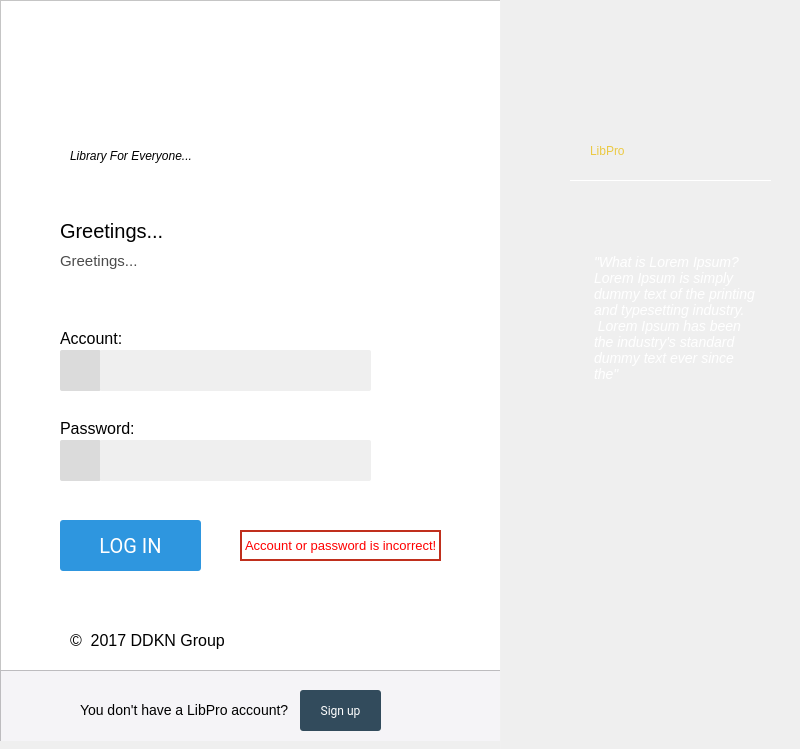
<?xml version="1.0" encoding="UTF-8"?>
<ui version="4.0">
 <class>LoginForm</class>
 <widget class="QDialog" name="LoginForm">
  <property name="geometry">
   <rect>
    <x>0</x>
    <y>0</y>
    <width>800</width>
    <height>749</height>
   </rect>
  </property>
  <property name="windowTitle">
   <string>Dialog</string>
  </property>
  <property name="styleSheet">
   <string notr="true">QLabel {font-family: Roboto;}
QLineEdit {font-family: Roboto;}

background-color: white;
</string>
  </property>
  <widget class="QFrame" name="frame">
   <property name="geometry">
    <rect>
     <x>0</x>
     <y>0</y>
     <width>501</width>
     <height>741</height>
    </rect>
   </property>
   <property name="styleSheet">
    <string notr="true">#frame
{
background-color: white;
}
#login{
font-size: 20px;
font-family: Roboto; 
background-color: rgb(46, 150, 223);
border: 0;
color: white;
border-radius: 3px;
}
#login:hover 
{
background-color: rgb(0, 189, 155);
}
</string>
   </property>
   <property name="frameShape">
    <enum>QFrame::StyledPanel</enum>
   </property>
   <property name="frameShadow">
    <enum>QFrame::Raised</enum>
   </property>
   <widget class="QLabel" name="label">
    <property name="geometry">
     <rect>
      <x>70</x>
      <y>50</y>
      <width>91</width>
      <height>91</height>
     </rect>
    </property>
    <property name="styleSheet">
     <string notr="true"/>
    </property>
    <property name="text">
     <string/>
    </property>
    <property name="pixmap">
     <pixmap resource="LIBPRO.qrc">:/icon/Resources/icon/logo.png</pixmap>
    </property>
    <property name="scaledContents">
     <bool>true</bool>
    </property>
   </widget>
   <widget class="QLabel" name="label_2">
    <property name="geometry">
     <rect>
      <x>70</x>
      <y>140</y>
      <width>231</width>
      <height>31</height>
     </rect>
    </property>
    <property name="styleSheet">
     <string notr="true">font: 25 12pt &quot;Roboto&quot;;
font-style: italic;</string>
    </property>
    <property name="text">
     <string>Library For Everyone...</string>
    </property>
   </widget>
   <widget class="QLabel" name="greeting">
    <property name="geometry">
     <rect>
      <x>60</x>
      <y>210</y>
      <width>281</width>
      <height>41</height>
     </rect>
    </property>
    <property name="styleSheet">
     <string notr="true">font-size: 20px;</string>
    </property>
    <property name="text">
     <string>Greetings...</string>
    </property>
   </widget>
   <widget class="QLabel" name="subgreeting">
    <property name="geometry">
     <rect>
      <x>60</x>
      <y>250</y>
      <width>421</width>
      <height>21</height>
     </rect>
    </property>
    <property name="styleSheet">
     <string notr="true">font-size: 15px;
color: rgb(75, 75, 75);</string>
    </property>
    <property name="text">
     <string>Greetings...</string>
    </property>
   </widget>
   <widget class="QLabel" name="label_5">
    <property name="geometry">
     <rect>
      <x>60</x>
      <y>330</y>
      <width>71</width>
      <height>16</height>
     </rect>
    </property>
    <property name="styleSheet">
     <string notr="true">background-color: white;
font-size: 16px;</string>
    </property>
    <property name="text">
     <string>Account:</string>
    </property>
   </widget>
   <widget class="QPushButton" name="login">
    <property name="geometry">
     <rect>
      <x>60</x>
      <y>520</y>
      <width>141</width>
      <height>51</height>
     </rect>
    </property>
    <property name="styleSheet">
     <string notr="true"/>
    </property>
    <property name="text">
     <string>LOG IN</string>
    </property>
   </widget>
   <widget class="QLabel" name="label_7">
    <property name="geometry">
     <rect>
      <x>70</x>
      <y>630</y>
      <width>181</width>
      <height>21</height>
     </rect>
    </property>
    <property name="styleSheet">
     <string notr="true">font-size: 16px;</string>
    </property>
    <property name="text">
     <string>©  2017 DDKN Group</string>
    </property>
   </widget>
   <widget class="QFrame" name="frame_2">
    <property name="geometry">
     <rect>
      <x>0</x>
      <y>670</y>
      <width>501</width>
      <height>81</height>
     </rect>
    </property>
    <property name="styleSheet">
     <string notr="true">background-color: rgb(245, 244, 247)</string>
    </property>
    <property name="frameShape">
     <enum>QFrame::StyledPanel</enum>
    </property>
    <property name="frameShadow">
     <enum>QFrame::Raised</enum>
    </property>
    <widget class="QLabel" name="label_8">
     <property name="geometry">
      <rect>
       <x>80</x>
       <y>30</y>
       <width>211</width>
       <height>20</height>
      </rect>
     </property>
     <property name="styleSheet">
      <string notr="true">font-size: 14px;</string>
     </property>
     <property name="text">
      <string>You don't have a LibPro account?</string>
     </property>
    </widget>
    <widget class="QPushButton" name="signup">
     <property name="geometry">
      <rect>
       <x>300</x>
       <y>20</y>
       <width>81</width>
       <height>41</height>
      </rect>
     </property>
     <property name="styleSheet">
      <string notr="true">#signup{
font-size: 12px;
font-family: Roboto; 
background-color: rgb(50, 75, 92);
border: 0;
color: white;
border-radius: 3px;
}
#signup:hover 
{
background-color: rgb(0, 189, 155);
}</string>
     </property>
     <property name="text">
      <string>Sign up</string>
     </property>
    </widget>
   </widget>
   <widget class="QPushButton" name="pushButton">
    <property name="geometry">
     <rect>
      <x>60</x>
      <y>350</y>
      <width>41</width>
      <height>41</height>
     </rect>
    </property>
    <property name="styleSheet">
     <string notr="true">background-color: rgb(219, 219, 219);
border-radius: 2px;</string>
    </property>
    <property name="text">
     <string/>
    </property>
    <property name="icon">
     <iconset resource="LIBPRO.qrc">
      <normaloff>:/icon/Resources/icon/19073730_1922262664698614_862710217_n.png</normaloff>:/icon/Resources/icon/19073730_1922262664698614_862710217_n.png</iconset>
    </property>
    <property name="iconSize">
     <size>
      <width>27</width>
      <height>27</height>
     </size>
    </property>
   </widget>
   <widget class="QPushButton" name="pushButton_2">
    <property name="geometry">
     <rect>
      <x>60</x>
      <y>440</y>
      <width>41</width>
      <height>41</height>
     </rect>
    </property>
    <property name="styleSheet">
     <string notr="true">background-color: rgb(219, 219, 219);
border-radius: 2px;</string>
    </property>
    <property name="text">
     <string/>
    </property>
    <property name="icon">
     <iconset resource="LIBPRO.qrc">
      <normaloff>:/icon/Resources/icon/padlock (1).png</normaloff>:/icon/Resources/icon/padlock (1).png</iconset>
    </property>
    <property name="iconSize">
     <size>
      <width>27</width>
      <height>30</height>
     </size>
    </property>
   </widget>
   <widget class="QLabel" name="label_6">
    <property name="geometry">
     <rect>
      <x>60</x>
      <y>420</y>
      <width>101</width>
      <height>16</height>
     </rect>
    </property>
    <property name="styleSheet">
     <string notr="true">background-color: white;
font-size: 16px;</string>
    </property>
    <property name="text">
     <string>Password:</string>
    </property>
   </widget>
   <widget class="QLineEdit" name="lineEdit">
    <property name="geometry">
     <rect>
      <x>100</x>
      <y>350</y>
      <width>271</width>
      <height>41</height>
     </rect>
    </property>
    <property name="styleSheet">
     <string notr="true">background-color: rgb(239, 239, 239);
border: 0;
text-indent: 10px;
border-radius: 2px;
font-family:Roboto;
font-size:16px;
padding:5px;
</string>
    </property>
    <property name="text">
     <string/>
    </property>
   </widget>
   <widget class="QLineEdit" name="lineEdit_2">
    <property name="geometry">
     <rect>
      <x>100</x>
      <y>440</y>
      <width>271</width>
      <height>41</height>
     </rect>
    </property>
    <property name="styleSheet">
     <string notr="true">background-color: rgb(239, 239, 239);
border: 0;
text-indent: 10px;
border-radius: 2px;
font-family:Roboto;
font-size:16px;
padding:5px;
</string>
    </property>
    <property name="echoMode">
     <enum>QLineEdit::Password</enum>
    </property>
   </widget>
   <widget class="QLabel" name="warning">
    <property name="geometry">
     <rect>
      <x>240</x>
      <y>530</y>
      <width>201</width>
      <height>31</height>
     </rect>
    </property>
    <property name="styleSheet">
     <string notr="true">font-size: 13px;
color: red;
border: 2px solid #c02f1d</string>
    </property>
    <property name="text">
     <string>Account or password is incorrect!</string>
    </property>
   </widget>
   <zorder>label</zorder>
   <zorder>label_2</zorder>
   <zorder>greeting</zorder>
   <zorder>subgreeting</zorder>
   <zorder>login</zorder>
   <zorder>label_7</zorder>
   <zorder>frame_2</zorder>
   <zorder>pushButton</zorder>
   <zorder>label_5</zorder>
   <zorder>pushButton_2</zorder>
   <zorder>label_6</zorder>
   <zorder>lineEdit</zorder>
   <zorder>lineEdit_2</zorder>
   <zorder>warning</zorder>
  </widget>
  <widget class="QLabel" name="label_4">
   <property name="geometry">
    <rect>
     <x>500</x>
     <y>-10</y>
     <width>301</width>
     <height>761</height>
    </rect>
   </property>
   <property name="styleSheet">
    <string notr="true">border: 1px solid rgb(240, 240, 240);</string>
   </property>
   <property name="text">
    <string/>
   </property>
   <property name="pixmap">
    <pixmap resource="LIBPRO.qrc">:/appscreen/Resources/appscreen/library.jpg</pixmap>
   </property>
   <property name="scaledContents">
    <bool>false</bool>
   </property>
  </widget>
  <widget class="QLabel" name="label_3">
   <property name="geometry">
    <rect>
     <x>590</x>
     <y>110</y>
     <width>171</width>
     <height>81</height>
    </rect>
   </property>
   <property name="styleSheet">
    <string notr="true">font: 25 36pt &quot;Roboto&quot;;
color: #ebc944</string>
   </property>
   <property name="text">
    <string>LibPro</string>
   </property>
  </widget>
  <widget class="QPlainTextEdit" name="plainTextEdit">
   <property name="geometry">
    <rect>
     <x>590</x>
     <y>250</y>
     <width>171</width>
     <height>551</height>
    </rect>
   </property>
   <property name="styleSheet">
    <string notr="true">background-color: transparent;
font: 75 8pt &quot;iCiel Fester Bold&quot;;
border: 0;
color: white;
font-size: 14px;
font-style:italic;</string>
   </property>
   <property name="plainText">
    <string>&quot;What is Lorem Ipsum?
Lorem Ipsum is simply dummy text of the printing and typesetting industry.
 Lorem Ipsum has been the industry's standard dummy text ever since the&quot;</string>
   </property>
  </widget>
  <widget class="QLabel" name="label_10">
   <property name="geometry">
    <rect>
     <x>570</x>
     <y>180</y>
     <width>201</width>
     <height>20</height>
    </rect>
   </property>
   <property name="styleSheet">
    <string notr="true">border-top: 1px solid white;</string>
   </property>
   <property name="text">
    <string/>
   </property>
   <property name="scaledContents">
    <bool>true</bool>
   </property>
  </widget>
 </widget>
 <resources>
  <include location="LIBPRO.qrc"/>
 </resources>
 <connections/>
</ui>
